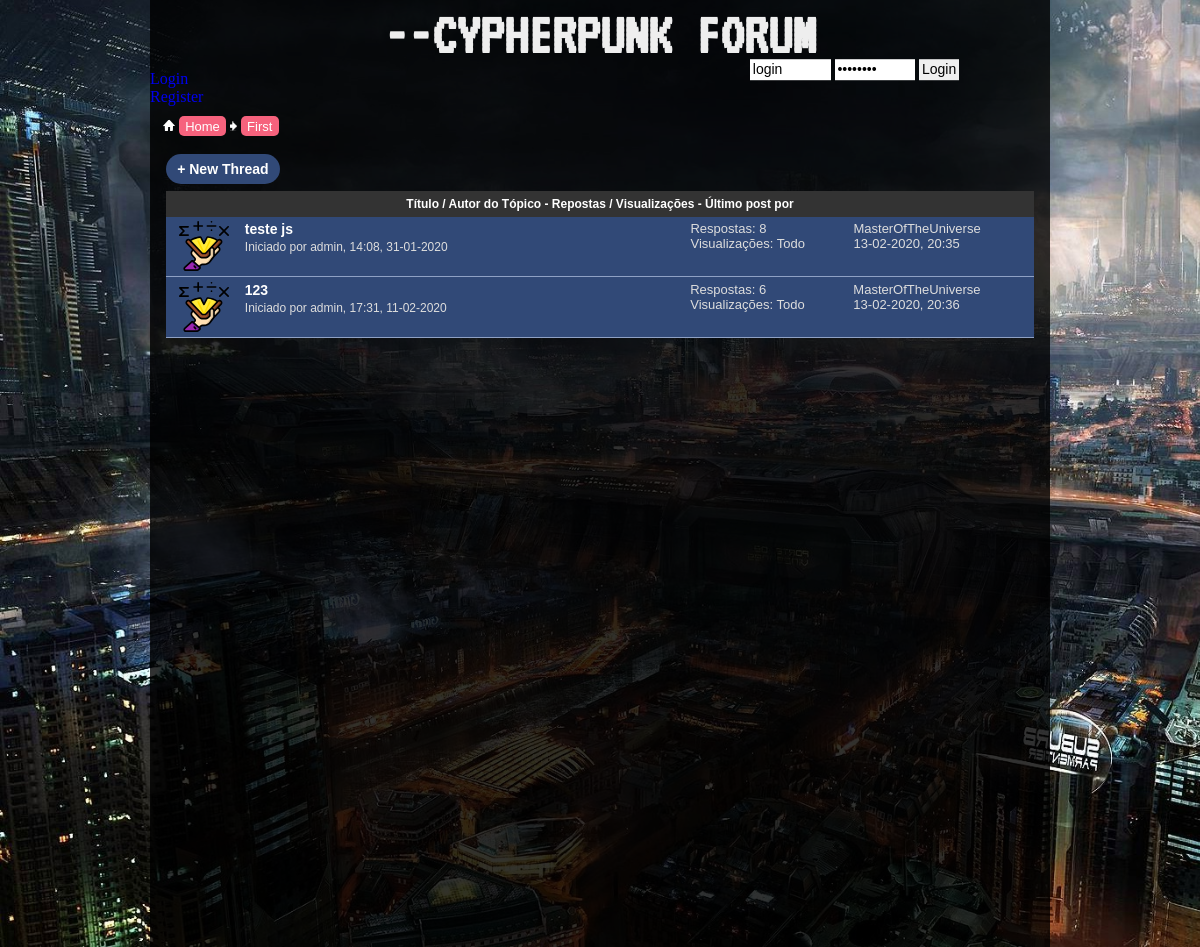
Screenshot of /Main/1/threads with the database file from the repository.
### forumapp/models/models.py (models this page shows, shortened)
class SubCategory(db.Model):
    id = db.Column(db.Integer, primary_key=True)
    title = db.Column(db.String(40), nullable=False)
    desc = db.Column(db.String(200), nullable=False)
    parent_id = db.Column(db.Integer, db.ForeignKey('category.id'))
    threads = db.relationship('Thread', backref='parent')

class Thread(db.Model):
    id = db.Column(db.Integer, primary_key=True)
    title = db.Column(db.String(40), nullable=False)
    pub_date = db.Column(db.DateTime, nullable=False, default=datetime.utcnow)
    author_id = db.Column(db.Integer, db.ForeignKey('user.id'))
    parent_id = db.Column(db.Integer, db.ForeignKey('sub_category.id'))
    posts = db.relationship('Post', backref='thread')

class User(db.Model, UserMixin):
    id = db.Column(db.Integer, primary_key=True)
    username = db.Column(db.String(20), unique=True, nullable=False)
    password = db.Column(db.String(60), nullable=False)
    posts = db.relationship('Post', backref='author')
    threads = db.relationship('Thread', backref='author')
    permission_level = db.Column(db.Integer, default=0)
    post_signature = db.Column(db.Text(200))
    profile_pic = db.Column(db.String(60), default='default.jpg')

class Post(db.Model):
    id = db.Column(db.Integer, primary_key=True)
    title = db.Column(db.String(80), nullable=False)
    body = db.Column(db.Text, nullable=False)
    pub_date = db.Column(db.DateTime, nullable=False, default=datetime.utcnow)
    edit_date = db.Column(db.DateTime, default=None)
    author_id = db.Column(db.Integer, db.ForeignKey('user.id'))
    thread_id = db.Column(db.Integer, db.ForeignKey('thread.id'))

### forumapp/routes.py (the view)
@app.route('/<string:category_title>/<int:sub_category_id>/threads')
def threads(category_title, sub_category_id):
    ct = Category.query.filter_by(title=category_title).first()
    sub = SubCategory.query.filter_by(id=sub_category_id).first()
    category_threads = Thread.query.filter_by(parent_id=sub_category_id).all()
    variables = {
        'threads': category_threads,
        'sub_category_id': sub_category_id,
        'category_title': ct.title,
        'sub_category': sub,
        'len': len
    }
    return render_template('sub_categories.html', **variables)

### forumapp/templates/sub_categories.html (shortened to what this page needs)
{% extends "base.html" %}
{% block content %}
    <section>
        <div class="content-container">
            <a class="add-button text-md2" href="{{url_for('new_thread', category_title=category_title, sub_category_id=sub_category_id)}}">+ New Thread</a>
            <div class="posts-header text-md">
                Título / Autor do Tópico - Repostas / Visualizações - Último post por
            </div>
            {% for thread in threads %}
                <div class="thread background-dark">
                    <div class="img-container">
                        <img src="{{ url_for('static', filename='img/thread-sprite.svg') }}" alt="sprite" class="sprite">
                    </div>
                    <div class="info column-1">
                        <p class="title text-md2"><a href="{{ url_for('thread',category_title=category_title, sub_category_id=sub_category_id, thread_id=thread.id) }}">{{thread.title}}</a></p>
                        <span class="description post-info text-sm">
                            Iniciado por
                            <a class="user" href="{{ url_for('user_posts', username=thread.author.username) }}">{{ thread.author.username }}</a>,
                                {{ thread.pub_date.strftime('%H:%M, %d-%m-%Y') }}
                        </span>
                    </div>
                    <div class="column-2 text-md3 description">
                        <p>Respostas: {{ len(thread.posts) }}</p>
                        Visualizações: Todo
                    </div>
                    <div class="column-3 text-md3 description">
                        <p>{{ thread.posts[-1].author.username }}</p>
                        {{ thread.posts[-1].pub_date.strftime('%d-%m-%Y, %H:%M') }}
                    </div>
                </div>
            {% endfor %}
        </div>
    </section>
{% endblock content %}

### forumapp/templates/_navbar.html (shortened to what this page needs)
<div class="links">
    <div class="login-bar">
        {% if not current_user.is_authenticated %}
        <div class="fields-wrapper">
            <div class="fields">
                <input size=7 type="text" value="login">
                <input size=7 type="password" value="password">
                <input size=7 type="submit" value="Login">
            </div>
        </div>
        {% endif %}
    </div>
    <ul>
        {% if current_user.is_authenticated %}
            <li><a href="{{ url_for('logout') }}">Log out</a></li>
        {% else %}
            <li><a href="{{ url_for('login') }}">Login</a></li>
            <li><a href="{{ url_for('register') }}">Register</a></li>
        {% endif %}
    </ul>
</div>
<div class="link-tree navigation text-md3">
    <img src="{{ url_for('static', filename='img/navbit-home.jpg') }}" alt="">
    <a href="{{ url_for('home') }}">Home</a>
    {% if sub_category %}
        <img src="{{ url_for('static', filename='img/navbit-arrow-right.jpg') }}" alt="">
        <a href="">{{ sub_category.title }}</a>
    {% endif %}
</div>

### forumapp/static/style.css (style rules this page uses)
* { margin: 0; padding: 0; }
a { text-decoration:none; outline: none; }
body { background: url(img/background1.jpg); background-repeat: no-repeat; background-size: cover; background-attachment: fixed; }
.text-md { font:bold 12px Arial,Tahoma,Calibri,Verdana,Geneva,sans-serif; }
.text-md2 { font:bold 14px Arial,Tahoma,Calibri,Verdana,Geneva,sans-serif; }
.text-sm { font: 12px Tahoma,Calibri,Verdana,Geneva,sans-serif; }
.text-md3 { font: 13px Verdana,Arial,Tahoma,Calibri,Geneva,sans-serif; }
.title a { color:#fff; }
.background-dark { background-color: #314977; }
.navigation { padding: 1em; }
.navigation a { text-decoration: none; color:#203459; color: #fff; background-color: #f6627d; border-radius: 5px; padding: 0.2em .5em; }
.content-container { margin: 0 1em; }
.img-container { display: inline-block; overflow: hidden; }
.navbar li { list-style: none; }
.sub-category img, .thread img { float: left; width: 50px; padding: 0 0 0 .5em; }
.thread { border-bottom: 1px #8fa1c4 solid; min-height: 50px; padding: .3em; display: flex; }
.thread .info { padding-left: 1em; }
.thread .title { text-align: left; }
.thread { display: flex; }
.thread .column-1 { flex-grow: 5; }
.thread .column-2, .thread .column-3 { flex-grow: 1; }
.thread .description { color: #ddd; }
.post-info a { color: #ddd; }
.posts-header, .posts-header a { background-color: #333; color: #fff; text-align: center; padding: .5em 0; }
.add-button { text-align:left; padding: .5em .8em;; background-color: #314977; display: inline-block; border-radius: 20px; margin: .5em 0; color: #fff; }
.login-bar { display: flex; position: relative; justify-content: space-between; }
.fields-wrapper { flex-grow: 1; }
.login-bar .fields { position: absolute; top: 50%; transform: translate(0, -50%); }
.login-bar input { border: 0; padding: .2em; font-size: 14px; }

### rows the page displays
SubCategory: title "First"
Thread: title "teste js", author.username "admin", pub_date "14:08, 31-01-2020", posts "8", username "MasterOfTheUniverse", pub_date "13-02-2020, 20:35"
Thread: title "123", author.username "admin", pub_date "17:31, 11-02-2020", posts "6", username "MasterOfTheUniverse", pub_date "13-02-2020, 20:36"
